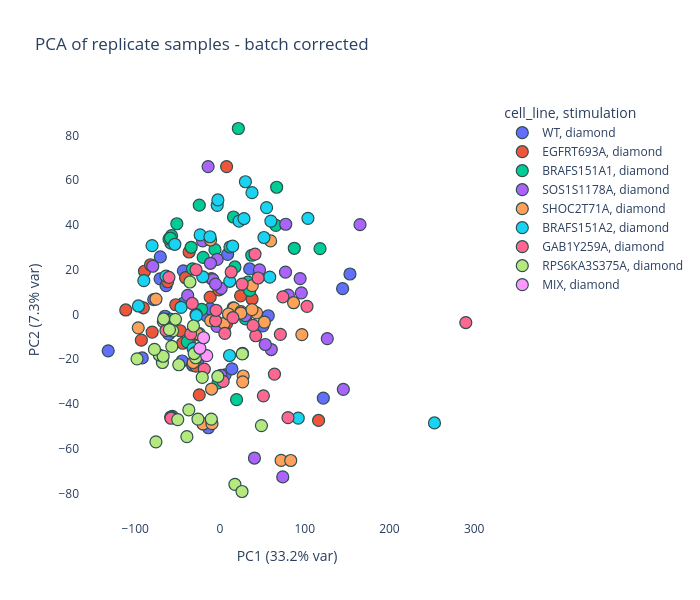

Notebook cell for this chart:
### Code cell
fig_scatter, fig_variance, pca_df = pca_plot_interactive(
                                                        df_batch,
                                                        cell_lines= CELL_LINES,
                                                        conditions=["_EGF_"],
                                                        data_type="raw:abs",
                                                        n_components=5,
                                                        impute=True,
                                                        impute_method="mean",
                                                        color_by="cell_line", #condition  cell_line
                                                        figsize=(700, 600), #(1000, 800)
                                                        title="PCA of replicate samples - batch corrected",
                                                    )
fig_scatter.show()

### Figure 1 — Plotly figure (JSON) as saved in the notebook; plotly's stock layout.template omitted (floating-point values rounded to 4 significant figures)
{"data": [{"customdata": [["EGF_full", "full", "WT", "diamond"], ["EGF_full", "full", "WT", "diamond"], ["EGF_full", "full", "WT", "diamond"], ["EGF_starve", "starve", "WT", "diamond"], ["EGF_starve", "starve", "WT", "diamond"], ["EGF_starve", "starve", "WT", "diamond"], ["EGF_2", "2", "WT", "diamond"], ["EGF_2", "2", "WT", "diamond"], ["EGF_2", "2", "WT", "diamond"], ["EGF_5", "5", "WT", "diamond"], ["EGF_5", "5", "WT", "diamond"], ["EGF_5", "5", "WT", "diamond"], ["EGF_10", "10", "WT", "diamond"], ["EGF_10", "10", "WT", "diamond"], ["EGF_10", "10", "WT", "diamond"], ["EGF_15", "15", "WT", "diamond"], ["EGF_15", "15", "WT", "diamond"], ["EGF_15", "15", "WT", "diamond"], ["EGF_20", "20", "WT", "diamond"], ["EGF_20", "20", "WT", "diamond"], ["EGF_20", "20", "WT", "diamond"], ["EGF_30", "30", "WT", "diamond"], ["EGF_30", "30", "WT", "diamond"], ["EGF_30", "30", "WT", "diamond"], ["EGF_90", "90", "WT", "diamond"], ["EGF_90", "90", "WT", "diamond"], ["EGF_90", "90", "WT", "diamond"]], "hovertemplate": "<b>%{hovertext}</b><br><br>PC1 (33.2% var)=%{x:.2f}<br>PC2 (7.3% var)=%{y:.2f}<br>condition=%{customdata[0]}<br>timepoint=%{customdata[1]}<extra></extra>", "hovertext": ["WT_raw:abs_EGF_full_r1", "WT_raw:abs_EGF_full_r2", "WT_raw:abs_EGF_full_r3", "WT_raw:abs_EGF_starve_r1", "WT_raw:abs_EGF_starve_r2", "WT_raw:abs_EGF_starve_r3", "WT_raw:abs_EGF_2_r1", "WT_raw:abs_EGF_2_r2", "WT_raw:abs_EGF_2_r3", "WT_raw:abs_EGF_5_r1", "WT_raw:abs_EGF_5_r2", "WT_raw:abs_EGF_5_r3", "WT_raw:abs_EGF_10_r1", "WT_raw:abs_EGF_10_r2", "WT_raw:abs_EGF_10_r3", "WT_raw:abs_EGF_15_r1", "WT_raw:abs_EGF_15_r2", "WT_raw:abs_EGF_15_r3", "WT_raw:abs_EGF_20_r1", "WT_raw:abs_EGF_20_r2", "WT_raw:abs_EGF_20_r3", "WT_raw:abs_EGF_30_r1", "WT_raw:abs_EGF_30_r2", "WT_raw:abs_EGF_30_r3", "WT_raw:abs_EGF_90_r1", "WT_raw:abs_EGF_90_r2", "WT_raw:abs_EGF_90_r3"], "legendgroup": "WT, diamond", "marker": {"color": "#636efa", "symbol": "circle", "line": {"color": "DarkSlateGrey", "width": 1.2}, "size": 12}, "mode": "markers", "name": "WT, diamond", "orientation": "v", "showlegend": true, "x": [122.0, 6.079, -56.07, 144.7, 153.4, -60.3, 9.068, 50.81, -15.8, -44.57, -13.64, -58.11, -91.69, -26.04, -11.51, -64.85, -43.2, -70.38, 56.99, 14.07, -42.79, -32.29, 35.06, -70.66, -131.9, 4.958, -63.59], "xaxis": "x", "y": [-37.36, -26.97, -45.54, 11.55, 18.1, -8.787, 26.87, -5.085, -0.6223, -20.78, -50.59, -45.81, -19.4, -22.02, 2.575, -0.7822, 19.5, 25.71, -0.5513, -24.26, 5.129, -22.67, 20.34, 15.93, -16.23, -6.217, 12.89], "yaxis": "y", "type": "scatter"}, {"customdata": [["EGF_full", "full", "EGFRT693A", "diamond"], ["EGF_full", "full", "EGFRT693A", "diamond"], ["EGF_full", "full", "EGFRT693A", "diamond"], ["EGF_starve", "starve", "EGFRT693A", "diamond"], ["EGF_starve", "starve", "EGFRT693A", "diamond"], ["EGF_starve", "starve", "EGFRT693A", "diamond"], ["EGF_2", "2", "EGFRT693A", "diamond"], ["EGF_2", "2", "EGFRT693A", "diamond"], ["EGF_2", "2", "EGFRT693A", "diamond"], ["EGF_5", "5", "EGFRT693A", "diamond"], ["EGF_5", "5", "EGFRT693A", "diamond"], ["EGF_5", "5", "EGFRT693A", "diamond"], ["EGF_10", "10", "EGFRT693A", "diamond"], ["EGF_10", "10", "EGFRT693A", "diamond"], ["EGF_10", "10", "EGFRT693A", "diamond"], ["EGF_15", "15", "EGFRT693A", "diamond"], ["EGF_15", "15", "EGFRT693A", "diamond"], ["EGF_15", "15", "EGFRT693A", "diamond"], ["EGF_20", "20", "EGFRT693A", "diamond"], ["EGF_20", "20", "EGFRT693A", "diamond"], ["EGF_20", "20", "EGFRT693A", "diamond"], ["EGF_30", "30", "EGFRT693A", "diamond"], ["EGF_30", "30", "EGFRT693A", "diamond"], ["EGF_30", "30", "EGFRT693A", "diamond"], ["EGF_90", "90", "EGFRT693A", "diamond"], ["EGF_90", "90", "EGFRT693A", "diamond"], ["EGF_90", "90", "EGFRT693A", "diamond"]], "hovertemplate": "<b>%{hovertext}</b><br><br>PC1 (33.2% var)=%{x:.2f}<br>PC2 (7.3% var)=%{y:.2f}<br>condition=%{customdata[0]}<br>timepoint=%{customdata[1]}<extra></extra>", "hovertext": ["EGFRT693A_raw:abs_EGF_full_r1", "EGFRT693A_raw:abs_EGF_full_r2", "EGFRT693A_raw:abs_EGF_full_r3", "EGFRT693A_raw:abs_EGF_starve_r1", "EGFRT693A_raw:abs_EGF_starve_r2", "EGFRT693A_raw:abs_EGF_starve_r3", "EGFRT693A_raw:abs_EGF_2_r1", "EGFRT693A_raw:abs_EGF_2_r2", "EGFRT693A_raw:abs_EGF_2_r3", "EGFRT693A_raw:abs_EGF_5_r1", "EGFRT693A_raw:abs_EGF_5_r2", "EGFRT693A_raw:abs_EGF_5_r3", "EGFRT693A_raw:abs_EGF_10_r1", "EGFRT693A_raw:abs_EGF_10_r2", "EGFRT693A_raw:abs_EGF_10_r3", "EGFRT693A_raw:abs_EGF_15_r1", "EGFRT693A_raw:abs_EGF_15_r2", "EGFRT693A_raw:abs_EGF_15_r3", "EGFRT693A_raw:abs_EGF_20_r1", "EGFRT693A_raw:abs_EGF_20_r2", "EGFRT693A_raw:abs_EGF_20_r3", "EGFRT693A_raw:abs_EGF_30_r1", "EGFRT693A_raw:abs_EGF_30_r2", "EGFRT693A_raw:abs_EGF_30_r3", "EGFRT693A_raw:abs_EGF_90_r1", "EGFRT693A_raw:abs_EGF_90_r2", "EGFRT693A_raw:abs_EGF_90_r3"], "legendgroup": "EGFRT693A, diamond", "marker": {"color": "#EF553B", "symbol": "circle", "line": {"color": "DarkSlateGrey", "width": 1.2}, "size": 12}, "mode": "markers", "name": "EGFRT693A, diamond", "orientation": "v", "showlegend": true, "x": [116.4, -28.32, -24.4, -36.23, -19.34, 7.794, -11.55, -25.51, -24.31, -1.151, -46.85, 15.51, -36.37, 37.95, -10.04, -61.76, -111.2, -43.89, -89.01, -40.61, -92.74, 7.828, -52.15, 24.35, -81.91, -79.97, -90.39], "xaxis": "x", "y": [-47.33, -23.09, -35.89, -12.14, 33.38, -4.055, 7.734, -9.086, -8.556, 11.02, -7.274, 2.962, 27.91, 6.938, 16.06, 14.62, 2.024, -12.85, 19.32, 16.43, -11.48, 66.09, 4.357, 8.339, 22.22, -7.862, 2.988], "yaxis": "y", "type": "scatter"}, {"customdata": [["EGF_full", "full", "BRAFS151A1", "diamond"], ["EGF_full", "full", "BRAFS151A1", "diamond"], ["EGF_full", "full", "BRAFS151A1", "diamond"], ["EGF_starve", "starve", "BRAFS151A1", "diamond"], ["EGF_starve", "starve", "BRAFS151A1", "diamond"], ["EGF_starve", "starve", "BRAFS151A1", "diamond"], ["EGF_2", "2", "BRAFS151A1", "diamond"], ["EGF_2", "2", "BRAFS151A1", "diamond"], ["EGF_2", "2", "BRAFS151A1", "diamond"], ["EGF_5", "5", "BRAFS151A1", "diamond"], ["EGF_5", "5", "BRAFS151A1", "diamond"], ["EGF_5", "5", "BRAFS151A1", "diamond"], ["EGF_10", "10", "BRAFS151A1", "diamond"], ["EGF_10", "10", "BRAFS151A1", "diamond"], ["EGF_10", "10", "BRAFS151A1", "diamond"], ["EGF_15", "15", "BRAFS151A1", "diamond"], ["EGF_15", "15", "BRAFS151A1", "diamond"], ["EGF_15", "15", "BRAFS151A1", "diamond"], ["EGF_20", "20", "BRAFS151A1", "diamond"], ["EGF_20", "20", "BRAFS151A1", "diamond"], ["EGF_20", "20", "BRAFS151A1", "diamond"], ["EGF_30", "30", "BRAFS151A1", "diamond"], ["EGF_30", "30", "BRAFS151A1", "diamond"], ["EGF_30", "30", "BRAFS151A1", "diamond"], ["EGF_90", "90", "BRAFS151A1", "diamond"], ["EGF_90", "90", "BRAFS151A1", "diamond"], ["EGF_90", "90", "BRAFS151A1", "diamond"]], "hovertemplate": "<b>%{hovertext}</b><br><br>PC1 (33.2% var)=%{x:.2f}<br>PC2 (7.3% var)=%{y:.2f}<br>condition=%{customdata[0]}<br>timepoint=%{customdata[1]}<extra></extra>", "hovertext": ["BRAFS151A1_raw:abs_EGF_full_r1", "BRAFS151A1_raw:abs_EGF_full_r2", "BRAFS151A1_raw:abs_EGF_full_r3", "BRAFS151A1_raw:abs_EGF_starve_r1", "BRAFS151A1_raw:abs_EGF_starve_r2", "BRAFS151A1_raw:abs_EGF_starve_r3", "BRAFS151A1_raw:abs_EGF_2_r1", "BRAFS151A1_raw:abs_EGF_2_r2", "BRAFS151A1_raw:abs_EGF_2_r3", "BRAFS151A1_raw:abs_EGF_5_r1", "BRAFS151A1_raw:abs_EGF_5_r2", "BRAFS151A1_raw:abs_EGF_5_r3", "BRAFS151A1_raw:abs_EGF_10_r1", "BRAFS151A1_raw:abs_EGF_10_r2", "BRAFS151A1_raw:abs_EGF_10_r3", "BRAFS151A1_raw:abs_EGF_15_r1", "BRAFS151A1_raw:abs_EGF_15_r2", "BRAFS151A1_raw:abs_EGF_15_r3", "BRAFS151A1_raw:abs_EGF_20_r1", "BRAFS151A1_raw:abs_EGF_20_r2", "BRAFS151A1_raw:abs_EGF_20_r3", "BRAFS151A1_raw:abs_EGF_30_r1", "BRAFS151A1_raw:abs_EGF_30_r2", "BRAFS151A1_raw:abs_EGF_30_r3", "BRAFS151A1_raw:abs_EGF_90_r1", "BRAFS151A1_raw:abs_EGF_90_r2", "BRAFS151A1_raw:abs_EGF_90_r3"], "legendgroup": "BRAFS151A1, diamond", "marker": {"color": "#00cc96", "symbol": "circle", "line": {"color": "DarkSlateGrey", "width": 1.2}, "size": 12}, "mode": "markers", "name": "BRAFS151A1, diamond", "orientation": "v", "showlegend": true, "x": [19.6, -2.348, -38.56, 65.92, 87.73, 17.67, -5.882, 35.12, -50.87, -19.78, 37.51, 11.8, -33.93, -21.6, 118.1, -57.86, 21.7, 33.05, -24.38, -58.57, 30.22, -57.14, -60.13, 66.9, -58.44, -32.41, 15.96], "xaxis": "x", "y": [-38.06, -30.6, -12.21, 39.82, 29.57, 21.23, 28.97, 10.76, 40.54, 25.49, 26.46, 30.15, 30.02, 2.296, 29.41, 31.85, 83.09, 14.45, 48.84, -2.054, -1.977, 35.19, 33.77, 56.83, 34.16, 20.39, 43.56], "yaxis": "y", "type": "scatter"}, {"customdata": [["EGF_full", "full", "SOS1S1178A", "diamond"], ["EGF_full", "full", "SOS1S1178A", "diamond"], ["EGF_full", "full", "SOS1S1178A", "diamond"], ["EGF_starve", "starve", "SOS1S1178A", "diamond"], ["EGF_starve", "starve", "SOS1S1178A", "diamond"], ["EGF_starve", "starve", "SOS1S1178A", "diamond"], ["EGF_2", "2", "SOS1S1178A", "diamond"], ["EGF_2", "2", "SOS1S1178A", "diamond"], ["EGF_2", "2", "SOS1S1178A", "diamond"], ["EGF_5", "5", "SOS1S1178A", "diamond"], ["EGF_5", "5", "SOS1S1178A", "diamond"], ["EGF_5", "5", "SOS1S1178A", "diamond"], ["EGF_10", "10", "SOS1S1178A", "diamond"], ["EGF_10", "10", "SOS1S1178A", "diamond"], ["EGF_10", "10", "SOS1S1178A", "diamond"], ["EGF_15", "15", "SOS1S1178A", "diamond"], ["EGF_15", "15", "SOS1S1178A", "diamond"], ["EGF_15", "15", "SOS1S1178A", "diamond"], ["EGF_20", "20", "SOS1S1178A", "diamond"], ["EGF_20", "20", "SOS1S1178A", "diamond"], ["EGF_20", "20", "SOS1S1178A", "diamond"], ["EGF_30", "30", "SOS1S1178A", "diamond"], ["EGF_30", "30", "SOS1S1178A", "diamond"], ["EGF_30", "30", "SOS1S1178A", "diamond"], ["EGF_90", "90", "SOS1S1178A", "diamond"], ["EGF_90", "90", "SOS1S1178A", "diamond"], ["EGF_90", "90", "SOS1S1178A", "diamond"]], "hovertemplate": "<b>%{hovertext}</b><br><br>PC1 (33.2% var)=%{x:.2f}<br>PC2 (7.3% var)=%{y:.2f}<br>condition=%{customdata[0]}<br>timepoint=%{customdata[1]}<extra></extra>", "hovertext": ["SOS1S1178A_raw:abs_EGF_full_r1", "SOS1S1178A_raw:abs_EGF_full_r2", "SOS1S1178A_raw:abs_EGF_full_r3", "SOS1S1178A_raw:abs_EGF_starve_r1", "SOS1S1178A_raw:abs_EGF_starve_r2", "SOS1S1178A_raw:abs_EGF_starve_r3", "SOS1S1178A_raw:abs_EGF_2_r1", "SOS1S1178A_raw:abs_EGF_2_r2", "SOS1S1178A_raw:abs_EGF_2_r3", "SOS1S1178A_raw:abs_EGF_5_r1", "SOS1S1178A_raw:abs_EGF_5_r2", "SOS1S1178A_raw:abs_EGF_5_r3", "SOS1S1178A_raw:abs_EGF_10_r1", "SOS1S1178A_raw:abs_EGF_10_r2", "SOS1S1178A_raw:abs_EGF_10_r3", "SOS1S1178A_raw:abs_EGF_15_r1", "SOS1S1178A_raw:abs_EGF_15_r2", "SOS1S1178A_raw:abs_EGF_15_r3", "SOS1S1178A_raw:abs_EGF_20_r1", "SOS1S1178A_raw:abs_EGF_20_r2", "SOS1S1178A_raw:abs_EGF_20_r3", "SOS1S1178A_raw:abs_EGF_30_r1", "SOS1S1178A_raw:abs_EGF_30_r2", "SOS1S1178A_raw:abs_EGF_30_r3", "SOS1S1178A_raw:abs_EGF_90_r1", "SOS1S1178A_raw:abs_EGF_90_r2", "SOS1S1178A_raw:abs_EGF_90_r3"], "legendgroup": "SOS1S1178A, diamond", "marker": {"color": "#ab63fa", "symbol": "circle", "line": {"color": "DarkSlateGrey", "width": 1.2}, "size": 12}, "mode": "markers", "name": "SOS1S1178A, diamond", "orientation": "v", "showlegend": true, "x": [74.09, 40.7, 145.6, -28.25, -20.4, 60.55, 1.165, 77.33, 1.446, 94.61, 126.7, 29.8, -13.98, 96.04, -8.31, 80.6, -38.06, 53.48, -5.178, -3.309, 46.67, -78.16, 77.61, 165.3, -79.29, -3.581, -11.21], "xaxis": "x", "y": [-72.57, -64.12, -33.45, 0.0151, 32.87, -15.65, -27.21, 18.92, 11.69, 16.03, -10.77, -0.5019, 66.07, 9.666, 15.57, 8.648, 8.517, -13.42, 13.6, 24.62, 19.97, 6.674, 40.31, 40.14, 21.55, -5.302, 22.88], "yaxis": "y", "type": "scatter"}, {"customdata": [["EGF_full", "full", "SHOC2T71A", "diamond"], ["EGF_full", "full", "SHOC2T71A", "diamond"], ["EGF_full", "full", "SHOC2T71A", "diamond"], ["EGF_starve", "starve", "SHOC2T71A", "diamond"], ["EGF_starve", "starve", "SHOC2T71A", "diamond"], ["EGF_starve", "starve", "SHOC2T71A", "diamond"], ["EGF_2", "2", "SHOC2T71A", "diamond"], ["EGF_2", "2", "SHOC2T71A", "diamond"], ["EGF_2", "2", "SHOC2T71A", "diamond"], ["EGF_5", "5", "SHOC2T71A", "diamond"], ["EGF_5", "5", "SHOC2T71A", "diamond"], ["EGF_5", "5", "SHOC2T71A", "diamond"], ["EGF_10", "10", "SHOC2T71A", "diamond"], ["EGF_10", "10", "SHOC2T71A", "diamond"], ["EGF_10", "10", "SHOC2T71A", "diamond"], ["EGF_15", "15", "SHOC2T71A", "diamond"], ["EGF_15", "15", "SHOC2T71A", "diamond"], ["EGF_15", "15", "SHOC2T71A", "diamond"], ["EGF_20", "20", "SHOC2T71A", "diamond"], ["EGF_20", "20", "SHOC2T71A", "diamond"], ["EGF_20", "20", "SHOC2T71A", "diamond"], ["EGF_30", "30", "SHOC2T71A", "diamond"], ["EGF_30", "30", "SHOC2T71A", "diamond"], ["EGF_30", "30", "SHOC2T71A", "diamond"], ["EGF_90", "90", "SHOC2T71A", "diamond"], ["EGF_90", "90", "SHOC2T71A", "diamond"], ["EGF_90", "90", "SHOC2T71A", "diamond"]], "hovertemplate": "<b>%{hovertext}</b><br><br>PC1 (33.2% var)=%{x:.2f}<br>PC2 (7.3% var)=%{y:.2f}<br>condition=%{customdata[0]}<br>timepoint=%{customdata[1]}<extra></extra>", "hovertext": ["SHOC2T71A_raw:abs_EGF_full_r1", "SHOC2T71A_raw:abs_EGF_full_r2", "SHOC2T71A_raw:abs_EGF_full_r3", "SHOC2T71A_raw:abs_EGF_starve_r1", "SHOC2T71A_raw:abs_EGF_starve_r2", "SHOC2T71A_raw:abs_EGF_starve_r3", "SHOC2T71A_raw:abs_EGF_2_r1", "SHOC2T71A_raw:abs_EGF_2_r2", "SHOC2T71A_raw:abs_EGF_2_r3", "SHOC2T71A_raw:abs_EGF_5_r1", "SHOC2T71A_raw:abs_EGF_5_r2", "SHOC2T71A_raw:abs_EGF_5_r3", "SHOC2T71A_raw:abs_EGF_10_r1", "SHOC2T71A_raw:abs_EGF_10_r2", "SHOC2T71A_raw:abs_EGF_10_r3", "SHOC2T71A_raw:abs_EGF_15_r1", "SHOC2T71A_raw:abs_EGF_15_r2", "SHOC2T71A_raw:abs_EGF_15_r3", "SHOC2T71A_raw:abs_EGF_20_r1", "SHOC2T71A_raw:abs_EGF_20_r2", "SHOC2T71A_raw:abs_EGF_20_r3", "SHOC2T71A_raw:abs_EGF_30_r1", "SHOC2T71A_raw:abs_EGF_30_r2", "SHOC2T71A_raw:abs_EGF_30_r3", "SHOC2T71A_raw:abs_EGF_90_r1", "SHOC2T71A_raw:abs_EGF_90_r2", "SHOC2T71A_raw:abs_EGF_90_r3"], "legendgroup": "SHOC2T71A, diamond", "marker": {"color": "#FFA15A", "symbol": "circle", "line": {"color": "DarkSlateGrey", "width": 1.2}, "size": 12}, "mode": "markers", "name": "SHOC2T71A, diamond", "orientation": "v", "showlegend": true, "x": [-20.02, 72.18, -9.412, 43.18, -10.93, 5.012, -9.883, 16.58, 27.41, 24.85, 10.07, -31.61, 52.41, 26.8, 59.79, 96.64, 86.91, 38.16, -26.84, 83.49, 24.7, 37.83, -63.17, -11.06, -96.4, -75.5, -66.82], "xaxis": "x", "y": [-48.91, -65.19, -48.77, 0.7422, -2.788, -3.951, -33.3, 2.852, -27.48, 1.307, 0.2272, -21.46, -3.419, -30.09, 32.87, -8.986, 5.263, 12.91, -8.453, -65.22, 0.6207, 2.196, -2.37, 33.27, -5.969, 6.878, -3.177], "yaxis": "y", "type": "scatter"}, {"customdata": [["EGF_full", "full", "BRAFS151A2", "diamond"], ["EGF_full", "full", "BRAFS151A2", "diamond"], ["EGF_full", "full", "BRAFS151A2", "diamond"], ["EGF_starve", "starve", "BRAFS151A2", "diamond"], ["EGF_starve", "starve", "BRAFS151A2", "diamond"], ["EGF_starve", "starve", "BRAFS151A2", "diamond"], ["EGF_2", "2", "BRAFS151A2", "diamond"], ["EGF_2", "2", "BRAFS151A2", "diamond"], ["EGF_2", "2", "BRAFS151A2", "diamond"], ["EGF_5", "5", "BRAFS151A2", "diamond"], ["EGF_5", "5", "BRAFS151A2", "diamond"], ["EGF_5", "5", "BRAFS151A2", "diamond"], ["EGF_10", "10", "BRAFS151A2", "diamond"], ["EGF_10", "10", "BRAFS151A2", "diamond"], ["EGF_10", "10", "BRAFS151A2", "diamond"], ["EGF_15", "15", "BRAFS151A2", "diamond"], ["EGF_15", "15", "BRAFS151A2", "diamond"], ["EGF_15", "15", "BRAFS151A2", "diamond"], ["EGF_20", "20", "BRAFS151A2", "diamond"], ["EGF_20", "20", "BRAFS151A2", "diamond"], ["EGF_20", "20", "BRAFS151A2", "diamond"], ["EGF_30", "30", "BRAFS151A2", "diamond"], ["EGF_30", "30", "BRAFS151A2", "diamond"], ["EGF_30", "30", "BRAFS151A2", "diamond"], ["EGF_90", "90", "BRAFS151A2", "diamond"], ["EGF_90", "90", "BRAFS151A2", "diamond"], ["EGF_90", "90", "BRAFS151A2", "diamond"]], "hovertemplate": "<b>%{hovertext}</b><br><br>PC1 (33.2% var)=%{x:.2f}<br>PC2 (7.3% var)=%{y:.2f}<br>condition=%{customdata[0]}<br>timepoint=%{customdata[1]}<extra></extra>", "hovertext": ["BRAFS151A2_raw:abs_EGF_full_r1", "BRAFS151A2_raw:abs_EGF_full_r2", "BRAFS151A2_raw:abs_EGF_full_r3", "BRAFS151A2_raw:abs_EGF_starve_r1", "BRAFS151A2_raw:abs_EGF_starve_r2", "BRAFS151A2_raw:abs_EGF_starve_r3", "BRAFS151A2_raw:abs_EGF_2_r1", "BRAFS151A2_raw:abs_EGF_2_r2", "BRAFS151A2_raw:abs_EGF_2_r3", "BRAFS151A2_raw:abs_EGF_5_r1", "BRAFS151A2_raw:abs_EGF_5_r2", "BRAFS151A2_raw:abs_EGF_5_r3", "BRAFS151A2_raw:abs_EGF_10_r1", "BRAFS151A2_raw:abs_EGF_10_r2", "BRAFS151A2_raw:abs_EGF_10_r3", "BRAFS151A2_raw:abs_EGF_15_r1", "BRAFS151A2_raw:abs_EGF_15_r2", "BRAFS151A2_raw:abs_EGF_15_r3", "BRAFS151A2_raw:abs_EGF_20_r1", "BRAFS151A2_raw:abs_EGF_20_r2", "BRAFS151A2_raw:abs_EGF_20_r3", "BRAFS151A2_raw:abs_EGF_30_r1", "BRAFS151A2_raw:abs_EGF_30_r2", "BRAFS151A2_raw:abs_EGF_30_r3", "BRAFS151A2_raw:abs_EGF_90_r1", "BRAFS151A2_raw:abs_EGF_90_r2", "BRAFS151A2_raw:abs_EGF_90_r3"], "legendgroup": "BRAFS151A2, diamond", "marker": {"color": "#19d3f3", "symbol": "circle", "line": {"color": "DarkSlateGrey", "width": 1.2}, "size": 12}, "mode": "markers", "name": "BRAFS151A2, diamond", "orientation": "v", "showlegend": true, "x": [253.1, -31.73, 92.36, -20.31, 22.57, 60.12, -45.92, -63.66, 28.34, 103.8, 11.55, 30.03, -23.37, 14.96, 11.32, 51.93, -27.88, 58.73, -3.212, -53.25, 37.81, -2.445, -96.22, 55.02, -11.75, -89.84, -80.13], "xaxis": "x", "y": [-48.45, -15.11, -46.3, 16.84, 41.7, 41.74, 3.162, 17.14, 42.86, 42.96, 14.83, 59.3, 35.54, 30.52, -18.33, 34.4, -0.4415, 16.68, 48.77, 31.36, 54.43, 51.17, 3.807, 47.74, 34.72, 15.14, 30.74], "yaxis": "y", "type": "scatter"}, {"customdata": [["EGF_full", "full", "GAB1Y259A", "diamond"], ["EGF_full", "full", "GAB1Y259A", "diamond"], ["EGF_full", "full", "GAB1Y259A", "diamond"], ["EGF_starve", "starve", "GAB1Y259A", "diamond"], ["EGF_starve", "starve", "GAB1Y259A", "diamond"], ["EGF_starve", "starve", "GAB1Y259A", "diamond"], ["EGF_2", "2", "GAB1Y259A", "diamond"], ["EGF_2", "2", "GAB1Y259A", "diamond"], ["EGF_2", "2", "GAB1Y259A", "diamond"], ["EGF_5", "5", "GAB1Y259A", "diamond"], ["EGF_5", "5", "GAB1Y259A", "diamond"], ["EGF_5", "5", "GAB1Y259A", "diamond"], ["EGF_10", "10", "GAB1Y259A", "diamond"], ["EGF_10", "10", "GAB1Y259A", "diamond"], ["EGF_10", "10", "GAB1Y259A", "diamond"], ["EGF_15", "15", "GAB1Y259A", "diamond"], ["EGF_15", "15", "GAB1Y259A", "diamond"], ["EGF_15", "15", "GAB1Y259A", "diamond"], ["EGF_20", "20", "GAB1Y259A", "diamond"], ["EGF_20", "20", "GAB1Y259A", "diamond"], ["EGF_20", "20", "GAB1Y259A", "diamond"], ["EGF_30", "30", "GAB1Y259A", "diamond"], ["EGF_30", "30", "GAB1Y259A", "diamond"], ["EGF_30", "30", "GAB1Y259A", "diamond"], ["EGF_90", "90", "GAB1Y259A", "diamond"], ["EGF_90", "90", "GAB1Y259A", "diamond"], ["EGF_90", "90", "GAB1Y259A", "diamond"]], "hovertemplate": "<b>%{hovertext}</b><br><br>PC1 (33.2% var)=%{x:.2f}<br>PC2 (7.3% var)=%{y:.2f}<br>condition=%{customdata[0]}<br>timepoint=%{customdata[1]}<extra></extra>", "hovertext": ["GAB1Y259A_raw:abs_EGF_full_r1", "GAB1Y259A_raw:abs_EGF_full_r2", "GAB1Y259A_raw:abs_EGF_full_r3", "GAB1Y259A_raw:abs_EGF_starve_r1", "GAB1Y259A_raw:abs_EGF_starve_r2", "GAB1Y259A_raw:abs_EGF_starve_r3", "GAB1Y259A_raw:abs_EGF_2_r1", "GAB1Y259A_raw:abs_EGF_2_r2", "GAB1Y259A_raw:abs_EGF_2_r3", "GAB1Y259A_raw:abs_EGF_5_r1", "GAB1Y259A_raw:abs_EGF_5_r2", "GAB1Y259A_raw:abs_EGF_5_r3", "GAB1Y259A_raw:abs_EGF_10_r1", "GAB1Y259A_raw:abs_EGF_10_r2", "GAB1Y259A_raw:abs_EGF_10_r3", "GAB1Y259A_raw:abs_EGF_15_r1", "GAB1Y259A_raw:abs_EGF_15_r2", "GAB1Y259A_raw:abs_EGF_15_r3", "GAB1Y259A_raw:abs_EGF_20_r1", "GAB1Y259A_raw:abs_EGF_20_r2", "GAB1Y259A_raw:abs_EGF_20_r3", "GAB1Y259A_raw:abs_EGF_30_r1", "GAB1Y259A_raw:abs_EGF_30_r2", "GAB1Y259A_raw:abs_EGF_30_r3", "GAB1Y259A_raw:abs_EGF_90_r1", "GAB1Y259A_raw:abs_EGF_90_r2", "GAB1Y259A_raw:abs_EGF_90_r3"], "legendgroup": "GAB1Y259A, diamond", "marker": {"color": "#FF6692", "symbol": "circle", "line": {"color": "DarkSlateGrey", "width": 1.2}, "size": 12}, "mode": "markers", "name": "GAB1Y259A, diamond", "orientation": "v", "showlegend": true, "x": [-18.45, -57.78, 42.24, -5.149, 51.25, 64.31, -4.615, 5.744, 3.766, -32.72, 26.18, 102.7, 44.98, 26.64, 80.27, -34.54, 74.23, 290.1, -29.2, 39.1, 71.29, 13.22, 41.36, 15.27, -63.71, -28.23, -60.19], "xaxis": "x", "y": [-24.37, -46.35, -9.492, -2.797, -36.35, -26.62, 1.882, -8.423, -29.91, 4.926, 13.58, 3.65, 16.31, -17.41, -46.07, -8.633, 7.878, -3.6, -17.03, -4.891, -8.88, 19.0, 26.98, -1.438, -7.159, 20.0, 16.58], "yaxis": "y", "type": "scatter"}, {"customdata": [["EGF_full", "full", "RPS6KA3S375A", "diamond"], ["EGF_full", "full", "RPS6KA3S375A", "diamond"], ["EGF_full", "full", "RPS6KA3S375A", "diamond"], ["EGF_starve", "starve", "RPS6KA3S375A", "diamond"], ["EGF_starve", "starve", "RPS6KA3S375A", "diamond"], ["EGF_starve", "starve", "RPS6KA3S375A", "diamond"], ["EGF_2", "2", "RPS6KA3S375A", "diamond"], ["EGF_2", "2", "RPS6KA3S375A", "diamond"], ["EGF_2", "2", "RPS6KA3S375A", "diamond"], ["EGF_5", "5", "RPS6KA3S375A", "diamond"], ["EGF_5", "5", "RPS6KA3S375A", "diamond"], ["EGF_5", "5", "RPS6KA3S375A", "diamond"], ["EGF_10", "10", "RPS6KA3S375A", "diamond"], ["EGF_10", "10", "RPS6KA3S375A", "diamond"], ["EGF_10", "10", "RPS6KA3S375A", "diamond"], ["EGF_15", "15", "RPS6KA3S375A", "diamond"], ["EGF_15", "15", "RPS6KA3S375A", "diamond"], ["EGF_15", "15", "RPS6KA3S375A", "diamond"], ["EGF_20", "20", "RPS6KA3S375A", "diamond"], ["EGF_20", "20", "RPS6KA3S375A", "diamond"], ["EGF_20", "20", "RPS6KA3S375A", "diamond"], ["EGF_30", "30", "RPS6KA3S375A", "diamond"], ["EGF_30", "30", "RPS6KA3S375A", "diamond"], ["EGF_30", "30", "RPS6KA3S375A", "diamond"], ["EGF_90", "90", "RPS6KA3S375A", "diamond"], ["EGF_90", "90", "RPS6KA3S375A", "diamond"], ["EGF_90", "90", "RPS6KA3S375A", "diamond"]], "hovertemplate": "<b>%{hovertext}</b><br><br>PC1 (33.2% var)=%{x:.2f}<br>PC2 (7.3% var)=%{y:.2f}<br>condition=%{customdata[0]}<br>timepoint=%{customdata[1]}<extra></extra>", "hovertext": ["RPS6KA3S375A_raw:abs_EGF_full_r1", "RPS6KA3S375A_raw:abs_EGF_full_r2", "RPS6KA3S375A_raw:abs_EGF_full_r3", "RPS6KA3S375A_raw:abs_EGF_starve_r1", "RPS6KA3S375A_raw:abs_EGF_starve_r2", "RPS6KA3S375A_raw:abs_EGF_starve_r3", "RPS6KA3S375A_raw:abs_EGF_2_r1", "RPS6KA3S375A_raw:abs_EGF_2_r2", "RPS6KA3S375A_raw:abs_EGF_2_r3", "RPS6KA3S375A_raw:abs_EGF_5_r1", "RPS6KA3S375A_raw:abs_EGF_5_r2", "RPS6KA3S375A_raw:abs_EGF_5_r3", "RPS6KA3S375A_raw:abs_EGF_10_r1", "RPS6KA3S375A_raw:abs_EGF_10_r2", "RPS6KA3S375A_raw:abs_EGF_10_r3", "RPS6KA3S375A_raw:abs_EGF_15_r1", "RPS6KA3S375A_raw:abs_EGF_15_r2", "RPS6KA3S375A_raw:abs_EGF_15_r3", "RPS6KA3S375A_raw:abs_EGF_20_r1", "RPS6KA3S375A_raw:abs_EGF_20_r2", "RPS6KA3S375A_raw:abs_EGF_20_r3", "RPS6KA3S375A_raw:abs_EGF_30_r1", "RPS6KA3S375A_raw:abs_EGF_30_r2", "RPS6KA3S375A_raw:abs_EGF_30_r3", "RPS6KA3S375A_raw:abs_EGF_90_r1", "RPS6KA3S375A_raw:abs_EGF_90_r2", "RPS6KA3S375A_raw:abs_EGF_90_r3"], "legendgroup": "RPS6KA3S375A, diamond", "marker": {"color": "#B6E880", "symbol": "circle", "line": {"color": "DarkSlateGrey", "width": 1.2}, "size": 12}, "mode": "markers", "name": "RPS6KA3S375A, diamond", "orientation": "v", "showlegend": true, "x": [17.64, 26.03, -75.56, 26.32, -36.72, -67.89, -49.82, -39.02, -71.56, -35.41, -28.64, -55.88, -48.56, -25.93, -67.04, -30.42, 48.95, -77.27, -52.49, -31.32, -56.81, -2.499, -10.23, -59.57, -66.52, -20.92, -97.87], "xaxis": "x", "y": [-75.86, -79.08, -56.9, -17.61, -42.59, -21.45, -46.96, -54.57, -18.09, 14.51, -19.33, -7.31, -22.46, -46.72, -18.66, -17.44, -49.65, -15.59, -2.15, -5.139, -14.26, -27.68, -46.73, -6.75, -2.002, -28.12, -19.8], "yaxis": "y", "type": "scatter"}, {"customdata": [["EGF_starve", "starve", "MIX", "diamond"], ["EGF_starve", "starve", "MIX", "diamond"], ["EGF_starve", "starve", "MIX", "diamond"]], "hovertemplate": "<b>%{hovertext}</b><br><br>PC1 (33.2% var)=%{x:.2f}<br>PC2 (7.3% var)=%{y:.2f}<br>condition=%{customdata[0]}<br>timepoint=%{customdata[1]}<extra></extra>", "hovertext": ["MIX_raw:abs_EGF_starve_r1", "MIX_raw:abs_EGF_starve_r2", "MIX_raw:abs_EGF_starve_r3"], "legendgroup": "MIX, diamond", "marker": {"color": "#FF97FF", "symbol": "circle", "line": {"color": "DarkSlateGrey", "width": 1.2}, "size": 12}, "mode": "markers", "name": "MIX, diamond", "orientation": "v", "showlegend": true, "x": [-15.62, -23.7, -19.31], "xaxis": "x", "y": [-18.4, -15.1, -10.39], "yaxis": "y", "type": "scatter"}], "layout": {"xaxis": {"anchor": "y", "domain": [0.0, 1.0], "title": {"text": "PC1 (33.2% var)"}}, "yaxis": {"anchor": "x", "domain": [0.0, 1.0], "title": {"text": "PC2 (7.3% var)"}}, "legend": {"title": {"text": "cell_line, stimulation"}, "tracegroupgap": 0}, "title": {"text": "PCA of replicate samples - batch corrected"}, "height": 600, "width": 700, "plot_bgcolor": "white", "paper_bgcolor": "white"}}
